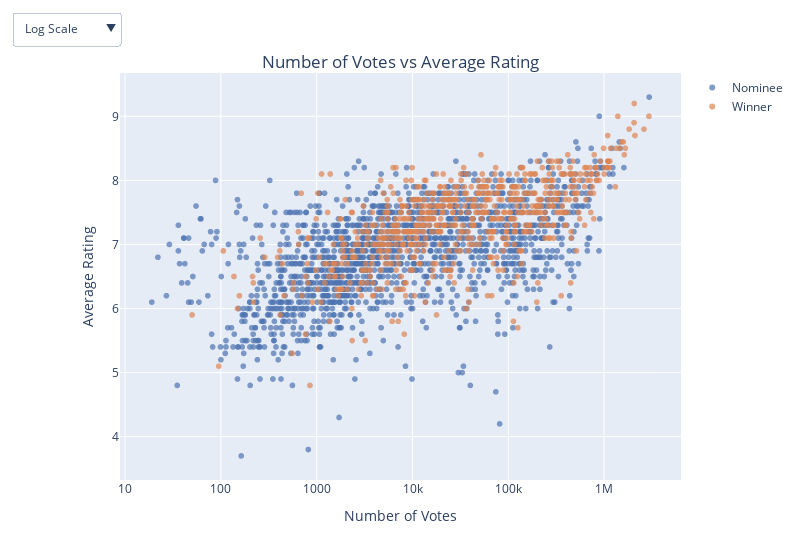

The cell this chart's notebook holds for it:
### Code cell
import plotly.express as px
import plotly.io as pio
import numpy as np
import pandas as pd

# Assuming load_oscar_winners_nominees_all_categories() is defined elsewhere
oscar_winner_nominee_df = pd.concat(q1.load_oscar_winners_nominees_all_categories())

oscar_winner_nominee_df['status'] = oscar_winner_nominee_df['any_win'].map({True: "Winner", False: "Nominee"})

# Sort values by "any_win" for consistent color ordering
oscar_winner_nominee_df = oscar_winner_nominee_df.sort_values(by="any_win")



# Create a scatter plot with Plotly
fig = px.scatter(
    oscar_winner_nominee_df,
    x="numVotes",
    y="averageRating",
    color="status",
    custom_data=["primaryTitle"],
    color_discrete_map={"Nominee": "#4c72b0", "Winner": "#dd8452"},
    log_x=True,
    opacity=0.7,
)

# Update hover template to show more information (if desired)
fig.update_traces(
    hovertemplate=(
        "<b>Title:</b> %{customdata[0]}<br>"
        "<b>Num Votes:</b> %{x}<br>"
        "<b>Average Rating:</b> %{y}<extra></extra>"
    ),
    # marker=dict(
    #     size=8,           # Adjust the size of the circles
    #     symbol='circle-open',  # Ensure points are circular
    #     opacity=1.0     # Optional for better visibility
    # ),
)



# Add a dropdown menu to toggle x-axis scale
fig.update_layout(
    updatemenus=[
        dict(
            buttons=[
                dict(
                    label="Log Scale",
                    method="relayout",
                    args=[{"xaxis.type": "log"}],
                ),
                dict(
                    label="Linear Scale",
                    method="relayout",
                    args=[{"xaxis.type": "linear"}],
                ),
                
            ],
            direction="down",
            x=0,
            xanchor="right",
            y=1.15,
            yanchor="top",
        )
    ],
    title={
        'text': "Number of Votes vs Average Rating",
        'y': 0.9,
        'x': 0.5,
        'xanchor': 'center',
        'yanchor': 'top'
    },
    xaxis=dict(
        title="Number of Votes"
    ),
    yaxis=dict(
        title="Average Rating"
    ),
    showlegend=True,
    width=800,
    legend_title_text="",
    
)

# Show interactive plot
fig.show()

# Save as HTML (if desired)
pio.write_html(fig, file="output/scatter_numVotes_vs_averageRating.html", full_html=False)

### Figure 1 — Plotly figure (JSON) as saved in the notebook; plotly's stock layout.template omitted (floating-point values rounded to 4 significant figures; data arrays with more than 128 entries replaced by an {"elided": "..."} marker saying what was removed)
{"data": [{"customdata": {"elided": "1678x1 str values"}, "hovertemplate": "<b>Title:</b> %{customdata[0]}<br><b>Num Votes:</b> %{x}<br><b>Average Rating:</b> %{y}<extra></extra>", "legendgroup": "Nominee", "marker": {"color": "#4c72b0", "opacity": 0.7, "symbol": "circle"}, "mode": "markers", "name": "Nominee", "showlegend": true, "type": "scattergl", "x": {"elided": "1678 int values"}, "xaxis": "x", "y": {"elided": "1678 float values"}, "yaxis": "y"}, {"customdata": {"elided": "690x1 str values"}, "hovertemplate": "<b>Title:</b> %{customdata[0]}<br><b>Num Votes:</b> %{x}<br><b>Average Rating:</b> %{y}<extra></extra>", "legendgroup": "Winner", "marker": {"color": "#dd8452", "opacity": 0.7, "symbol": "circle"}, "mode": "markers", "name": "Winner", "showlegend": true, "type": "scattergl", "x": {"elided": "690 int values"}, "xaxis": "x", "y": {"elided": "690 float values"}, "yaxis": "y"}], "layout": {"legend": {"title": {"text": ""}, "tracegroupgap": 0}, "margin": {"t": 60}, "showlegend": true, "title": {"text": "Number of Votes vs Average Rating", "x": 0.5, "xanchor": "center", "y": 0.9, "yanchor": "top"}, "updatemenus": [{"buttons": [{"args": [{"xaxis.type": "log"}], "label": "Log Scale", "method": "relayout"}, {"args": [{"xaxis.type": "linear"}], "label": "Linear Scale", "method": "relayout"}], "direction": "down", "x": 0, "xanchor": "right", "y": 1.15, "yanchor": "top"}], "width": 800, "xaxis": {"anchor": "y", "domain": [0, 1], "title": {"text": "Number of Votes"}, "type": "log"}, "yaxis": {"anchor": "x", "domain": [0, 1], "title": {"text": "Average Rating"}}}}
